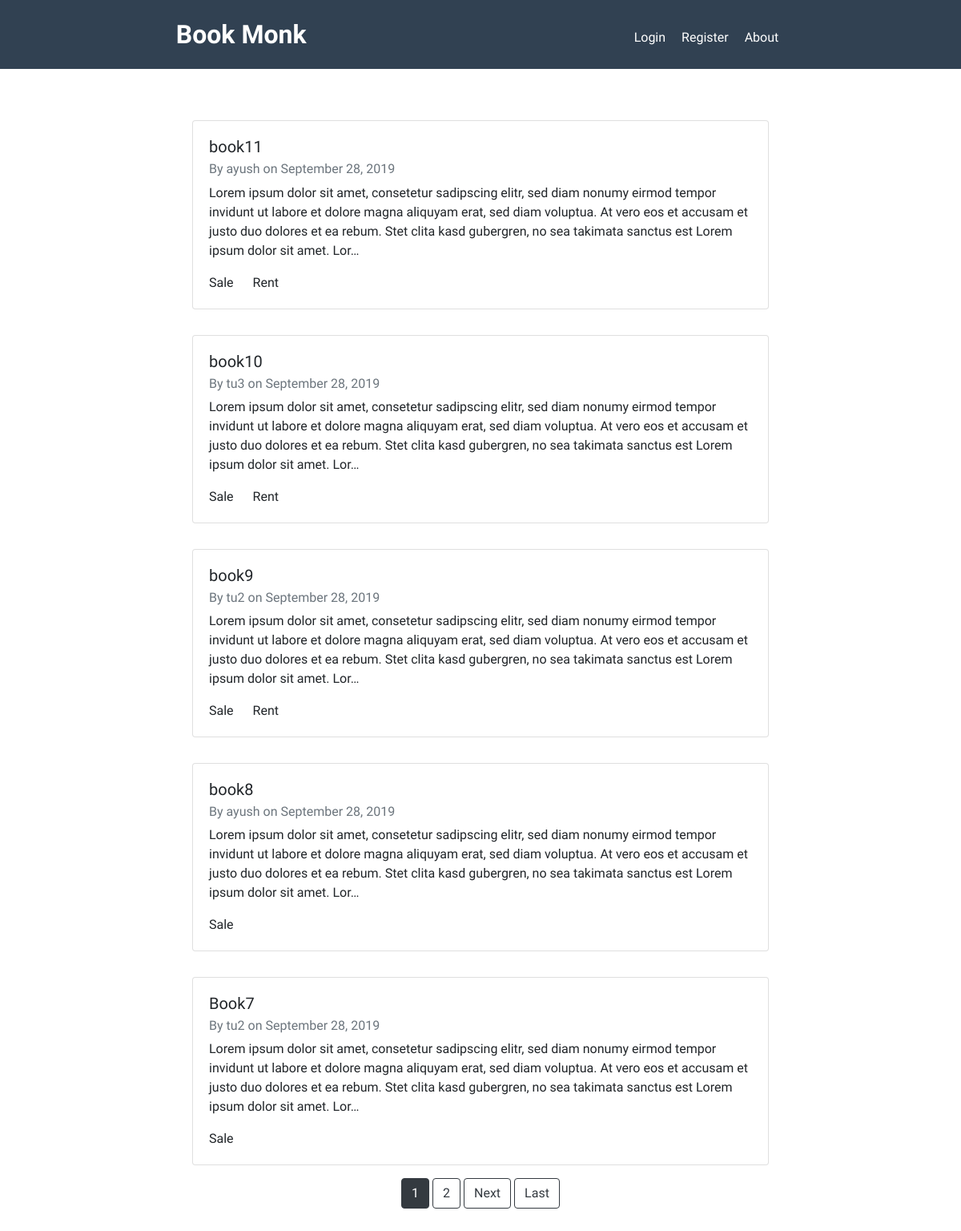
The page / on the database its author committed.
### books/models.py (models this page shows, shortened)
class Book(models.Model):
    title = models.CharField(max_length=100)
    details = models.TextField()
    for_rent = models.BooleanField()
    for_sale = models.BooleanField()
    date_posted = models.DateTimeField(default=timezone.now)
    post_author = models.ForeignKey(User, on_delete=models.CASCADE)
    contact_info = models.CharField(max_length=100)

### books/views.py (the view)
# urls.py: path('', BookListView.as_view(), name='books-home'),
class BookListView(ListView):
    model = Book
    template_name = 'books/home.html'
    context_object_name = 'book_set'
    ordering = ['-date_posted']
    paginate_by = 5

### books/templates/books/home.html (shortened to what this page needs)
{% extends "books/base.html" %}
{% block content %}
    <div class="books">
        {% for book in book_set %}
            <div class="card book-container" style="width: 60vw;">
                <div class="card-body">
                    <h5 class="card-title"><a href="{% url 'book-detail' book.id %}">{{ book.title }}</a></h5>
                    <h6 class="card-subtitle mb-2 text-muted">By <a href="{% url 'user-books' book.post_author.username %}"> {{ book.post_author.username }}</a> on {{ book.date_posted|date:"F d, Y" }}</h6>
                    <p class="card-text">{{ book.details|truncatechars:300 }}</p>
                    {% if book.for_sale %}
                        <span class="card-link">Sale</span>
                    {% endif %}
                    {% if book.for_rent %}
                        <span class="card-link">Rent</span>
                    {% endif %}
                </div>
            </div>
        {% endfor %}
        <div class="page-buttons">
            {% if is_paginated %}
                {% for num in page_obj.paginator.page_range %}
                    {% if page_obj.number == num %}
                    <a class="btn btn-dark mb-4" href="?page={{ num }}">{{ num }}</a>
                    {% elif num > page_obj.number|add:'-3' and num < page_obj.number|add:'3' %}
                    <a class="btn btn-outline-dark mb-4" href="?page={{ num }}">{{ num }}</a>
                    {% endif %}
                {% endfor %}
                {% if page_obj.has_next %}
                    <a class="btn btn-outline-dark mb-4" href="?page={{ page_obj.next_page_number }}">Next</a>
                    <a class="btn btn-outline-dark mb-4" href="?page={{ page_obj.paginator.num_pages }}">Last</a>
                {% endif %}
            {% endif %}
        </div>
    </div>
{% endblock content %}

### books/static/books/main.css (style rules this page uses)
body { font-family: 'Be Vietnam', sans-serif; }
a, a:hover { color: inherit; text-decoration: none; }
.books { display: flex; flex-direction: column; justify-content: center; align-items: center; }
.book-container { margin: 1rem; }

### rows shown on the page
Book: title "book11", post_author.username "ayush", date_posted "September 28, 2019", details "Lorem ipsum dolor sit amet, consetetur sadipscing elitr, sed diam nonumy eirmod tempor invidunt ut labore et dolore magna aliquyam erat, sed diam voluptua. At vero eos et accusam et justo duo dolores et ea rebum. Stet clita kasd gubergren, no sea takimata sanctus est Lorem ipsum dolor sit amet. Lor…", for_sale "Sale", for_rent "Rent"
Book: title "book10", post_author.username "tu3", date_posted "September 28, 2019", details "Lorem ipsum dolor sit amet, consetetur sadipscing elitr, sed diam nonumy eirmod tempor invidunt ut labore et dolore magna aliquyam erat, sed diam voluptua. At vero eos et accusam et justo duo dolores et ea rebum. Stet clita kasd gubergren, no sea takimata sanctus est Lorem ipsum dolor sit amet. Lor…", for_sale "Sale", for_rent "Rent"
Book: title "book9", post_author.username "tu2", date_posted "September 28, 2019", details "Lorem ipsum dolor sit amet, consetetur sadipscing elitr, sed diam nonumy eirmod tempor invidunt ut labore et dolore magna aliquyam erat, sed diam voluptua. At vero eos et accusam et justo duo dolores et ea rebum. Stet clita kasd gubergren, no sea takimata sanctus est Lorem ipsum dolor sit amet. Lor…", for_sale "Sale", for_rent "Rent"
Book: title "book8", post_author.username "ayush", date_posted "September 28, 2019", details "Lorem ipsum dolor sit amet, consetetur sadipscing elitr, sed diam nonumy eirmod tempor invidunt ut labore et dolore magna aliquyam erat, sed diam voluptua. At vero eos et accusam et justo duo dolores et ea rebum. Stet clita kasd gubergren, no sea takimata sanctus est Lorem ipsum dolor sit amet. Lor…", for_sale "Sale"
Book: title "Book7", post_author.username "tu2", date_posted "September 28, 2019", details "Lorem ipsum dolor sit amet, consetetur sadipscing elitr, sed diam nonumy eirmod tempor invidunt ut labore et dolore magna aliquyam erat, sed diam voluptua. At vero eos et accusam et justo duo dolores et ea rebum. Stet clita kasd gubergren, no sea takimata sanctus est Lorem ipsum dolor sit amet. Lor…", for_sale "Sale"

### other values the page prints
{{ num }} "1"
{{ num }} "2"
